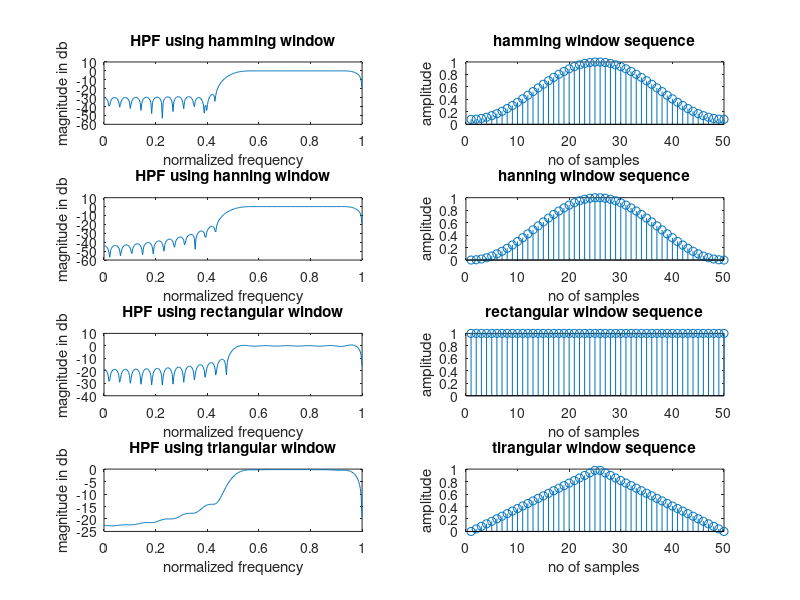

Write the MATLAB code that produced this figure.
clc;
clear all;
close all;
wc = 0.5*pi;
N=50;
alpha = (N-1)/2;
n=0:1:N-1;
hd=(sin(pi*(n-alpha))-sin(wc*(n-alpha)))./(pi*(n-alpha));
%HPFhamming
w1=hamming(N);
hn=hd.*w1';
w=0:0.01:pi;
h1=freqz(hn,1,w);
subplot(4,2,1);
plot(w/pi,10*log10(abs(h1)));
title('HPF using hamming window');
xlabel('normalized frequency');
ylabel('magnitude in db');
%HPFhanning
w2=hanning(N);
hn=hd.*w2';
w=0:0.01:pi;
h2=freqz(hn,1,w);
subplot(4,2,3);
plot(w/pi,10*log10(abs(h2)));
title('HPF using hanning window');
xlabel('normalized frequency');
ylabel('magnitude in db');
%HPFrect
w3=boxcar(N);
hn=hd.*w3';
w=0:0.01:pi;
h3=freqz(hn,1,w);
subplot(4,2,5);
plot(w/pi,10*log10(abs(h3)));
title('HPF using rectangular window');
xlabel('normalized frequency');
ylabel('magnitude in db');
%HPFtri
w4=bartlett(N);
hn=hd.*w4';
w=0:0.01:pi;
h4=freqz(hn,1,w);
subplot(4,2,7);
plot(w/pi,10*log10(abs(h4)));
title('HPF using triangular window');
xlabel('normalized frequency');
ylabel('magnitude in db');
%WINDOWS
%hamming
subplot(4,2,2);
stem(w1);
title('hamming window sequence');
xlabel('no of samples');
ylabel('amplitude');
%hanning
subplot(4,2,4);
stem(w2);
title('hanning window sequence');
xlabel('no of samples');
ylabel('amplitude');
%rectangular
subplot(4,2,6);
stem(w3);
title('rectangular window sequence');
xlabel('no of samples');
ylabel('amplitude');
%triangular
subplot(4,2,8);
stem(w4);
title('tirangular window sequence');
xlabel('no of samples');
ylabel('amplitude');

